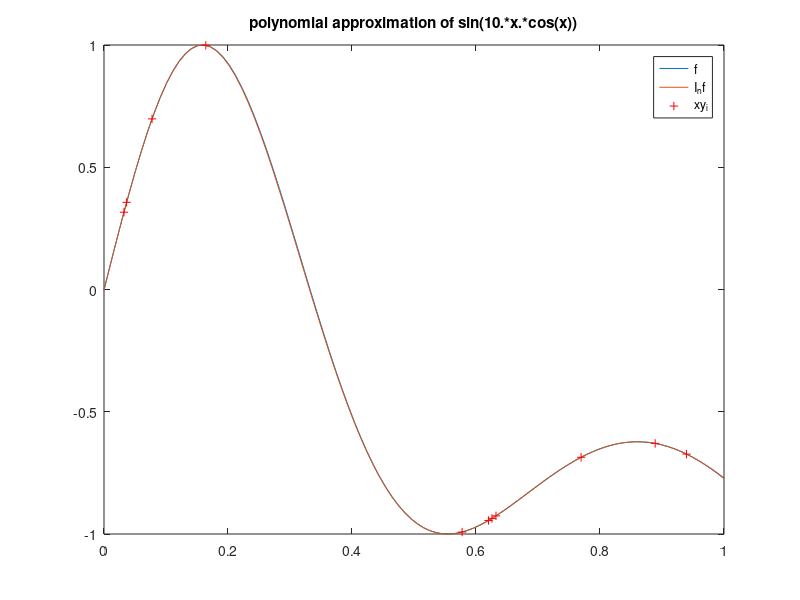

Write MATLAB code to recreate this figure.
%%%%%%%%%%%%%%%%%%%%%%%%%%%%%%%%%%%%%%%%%%%%%%%%%%%%%%%%%%%%%%%%%%%
%%%%%%%    An Introduction to Scientific Computing          %%%%%%%
%%%%%%%    I. Danaila, P. Joly, S. M. Kaber & M. Postel     %%%%%%%
%%%%%%%                 Springer, 2005                      %%%%%%%
%%%%%%%%%%%%%%%%%%%%%%%%%%%%%%%%%%%%%%%%%%%%%%%%%%%%%%%%%%%%%%%%%%%
%%
%
n=10;x=sort(rand(n+1,1));
%
A=ones(length(x),1);
for k=1:length(x)-1
A=[A x.^k];
end;
%
test1=inline('sin(10.*x.*cos(x))')
%
b=test1(x);
cf=A\b;
cf=cf(end:-1:1);%reordering of the coefficients
xx=linspace(0,1,100);
yy= polyval(cf,xx);
y= polyval(cf,x);
xx=linspace(0,1,100);
plot(xx,test1(xx),xx,yy,x,y,'r+');
legend('f','I_nf','xy_i')
title('polynomial approximation of sin(10.*x.*cos(x))')
%
cf=cf(end:-1:1);%reordering of the coefficients
fprintf('norm(A*cf-b)=%f\n', norm(A*cf-b));
fprintf('cond(A) =%f\n',cond(A))
fprintf('rank(A) =%d\n',rank(A) )
 
